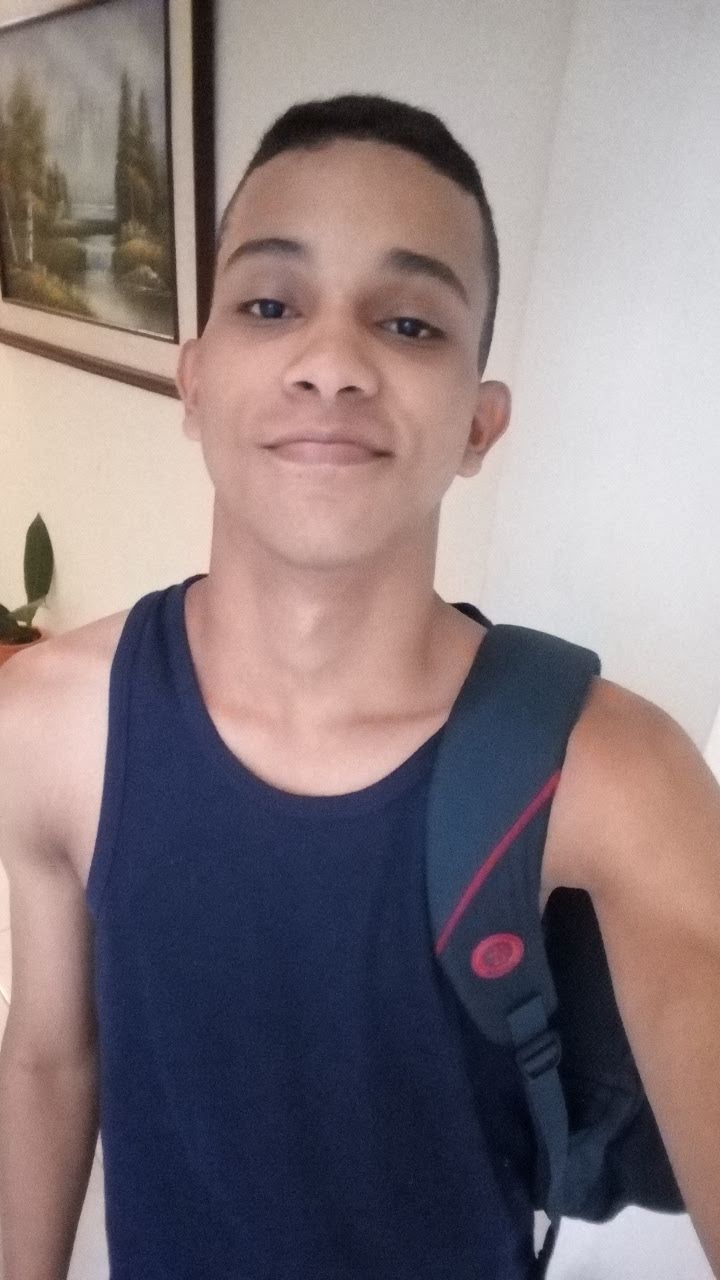
#> input picture Face-recognition-via-SVD-and-PCA/target_imgs/diego.jpg, 720 x 1280 px, given in place of video5.mp4, which was not available
$ python 'SVM + HOG.py'   (older library calls are emulated)
#> lines starting #> are read from the running program, lines starting #| are printed output that depends on the picture
from skimage import feature
from time import time
from pathlib import Path
import cv2
import os
import numpy as np

start_time = time()
jeje = ""
video = cv2.VideoCapture("video5.mp4")
videoFalso = cv2.VideoCapture("videoFalso.mp4")
path = "/home/johan/Downloads/crop_part1"
BASE_DIR = os.path.dirname(os.path.abspath(__file__))
negatives_dir = os.path.join(BASE_DIR,path)

#fps por segundo
#fps = int(video.get(cv2.CAP_PROP_FPS))
#fpsTotales = int(video.get(cv2.CAP_PROP_FRAME_COUNT))

#Archivo que reconoce el rostro
cascPath = "haarcascade_frontalcatface_extended.xml"
faceCascade = cv2.CascadeClassifier(cascPath)

imagenes = []
labels = []
counter1 = 0

while(True):
    if counter1 == 3:
        counter1 = 0
        ret, frame = video.read()

        if ret == True:
            frame = cv2.resize(frame, (500, 500))

            gray = cv2.cvtColor(frame, cv2.COLOR_BGR2GRAY)

            faces = faceCascade.detectMultiScale(gray, scaleFactor=1.1, minNeighbors=5)

            for (x, y, w, h) in faces:
                frame = frame[y:y+h, x:x+w]

            try:
                cv2.imshow('hermoso', frame)
                cv2.waitKey(0)
                frame = cv2.resize(frame, (64, 64))

                descriptor, hogimage = feature.hog(frame,
                                                   orientations=9,
                                                   pixels_per_cell=(8, 8),
                                                   cells_per_block=(2, 2),
                                                   transform_sqrt=True,
                                                   block_norm="L1",
                                                   visualize=True)
                print("estoy en hog mano")
                imagenes.append(descriptor)
                labels.append(1)

            except Exception as e:
                print("Ocurrió un error con una de las fotos")

        else:
            break
    else:
        counter1+=1
        ret, frame = video.read()
#> frame is the input picture: shape (1280, 720, 3); mean B, G, R 126, 122.7, 135.7
        if ret == True:
            frame = cv2.resize(frame, (64, 64))
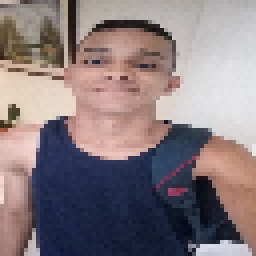
#> frame: shape (64, 64, 3) (shown 4 times larger); mean B, G, R 125.9, 122.6, 135.7

video.release()

counter1 = 0

while(True):
    ret, frame = videoFalso.read()

    if ret == True:
        frame = cv2.resize(frame, (500, 500))

        gray = cv2.cvtColor(frame, cv2.COLOR_BGR2GRAY)

        faces = faceCascade.detectMultiScale(gray, scaleFactor=1.1, minNeighbors=5)

        for (x, y, w, h) in faces:
            frame = frame[y:y+h, x:x+w]

        try:
            frame = cv2.resize(frame, (64, 64))

            descriptor, hogimage = feature.hog(frame,
                                                orientations=9,
                                                pixels_per_cell=(8, 8),
                                                cells_per_block=(2, 2),
                                                transform_sqrt=True,
                                                block_norm="L1",
                                                visualize=True)
            print("estoy en hog #2 mano")
            imagenes.append(descriptor)
            labels.append(-1)

        except Exception as e:
            print("Ocurrió un error con una de las fotos")

    else:
        break

videoFalso.release()
'''
for root, dirs, files in os.walk(negatives_dir):
    for file in files:
        if file.endswith('jpg'):
            path = os.path.join(root,file)
            image = cv2.imread(path)
            image = cv2.resize(image, (64, 64))
            descriptor, hogimage = feature.hog(image,
                                               orientations=9,
                                               pixels_per_cell=(8, 8),
                                               cells_per_block=(2, 2),
                                               transform_sqrt=True,
                                               block_norm="L1",
                                               visualize=True)
            print("estoy en hog #2 mano")

            imagenes.append(descriptor)
            labels.append(-1)
'''
descriptorHog = np.array(imagenes, np.float32)
response = np.array(labels, np.int)

svm = cv2.ml.SVM_create()
svm.setType(cv2.ml.SVM_C_SVC)
svm.setKernel(cv2.ml.SVM_LINEAR)
svm.train(descriptorHog, cv2.ml.ROW_SAMPLE, response)
svm.save('svm_trained.dat')

#pruebas
imagen = cv2.imread("caraAndres.png")
imagen = cv2.resize(imagen, (64, 64))

descriptor, hogimage = feature.hog(
    imagen,
    orientations=9,
    pixels_per_cell=(8, 8),
    cells_per_block=(2, 2),
    transform_sqrt=True,
    block_norm="L1",
    visualize=True)

test = cv2.ml.SVM_load('svm_trained.dat')

prueba = []
prueba.append(descriptor)
prueba = np.array(prueba, np.float32)

resultado = test.predict(prueba)
print(resultado)


elapsed_time = time() - start_time

print(elapsed_time)

$ run again, on Face-recognition-via-SVD-and-PCA/target_imgs/Ben2.png
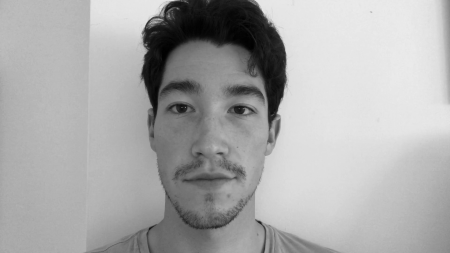
#> input picture Face-recognition-via-SVD-and-PCA/target_imgs/Ben2.png, 450 x 253 px, given in place of video5.mp4, which was not available
#> frame is the input picture: shape (253, 450, 3); min 0, max 236, mean 170.4
#> `frame = cv2.resize(frame, (64, 64))`:
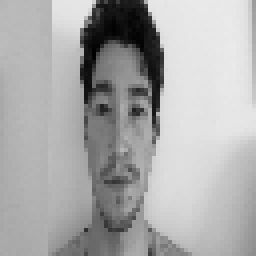
#> frame: shape (64, 64, 3) (shown 4 times larger); min 1, max 234, mean 170
